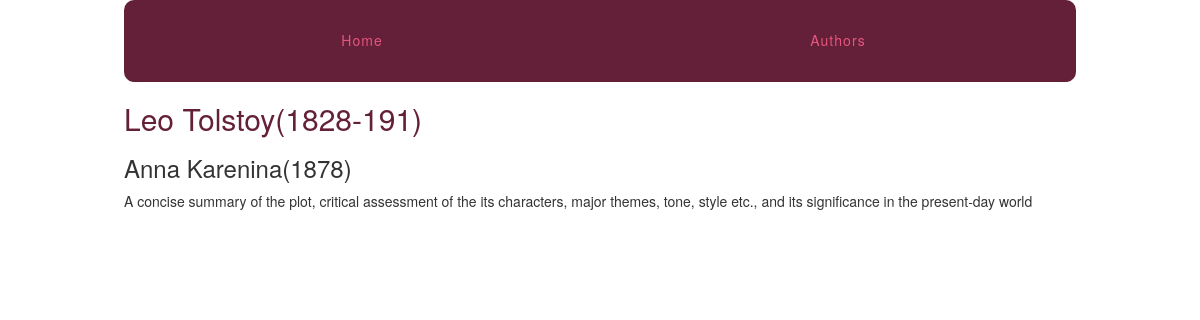
/authors/4/9/, run on the app's committed database.
### authors/models.py (models this page shows, shortened)
class Book(models.Model):
    title = models.CharField(max_length=255)
    description = models.TextField()
    review = models.TextField(blank=True, null=True)
    order = models.IntegerField(default=0)
    author = models.ForeignKey(Author)
    class Meta:
        ordering = ['order',]

class Author(models.Model):
    name = models.CharField(max_length=255)
    about = models.TextField()

### authors/views.py (the view)
# urls.py: url(r'(?P<author_pk>\d+)/(?P<book_pk>\d+)/$', views.book_detail, name='book'),
def book_detail(request, author_pk, book_pk):
    book = get_object_or_404(Book, author_id=author_pk, pk=book_pk)
    return render(request, 'authors/book_detail.html', {'book':book})

### authors/templates/authors/book_detail.html (shortened to what this page needs)
{% extends "layout.html" %}
{% block content %}
<article>
    <h2><a href="{% url 'authors:detail' pk=book.author.pk %}">{{book.author.name}}</a></h2>
    <h3>{{book.title}}</h3>
    {{book.review|linebreaks}}
</article>
{% endblock %}

### assets/css/layout.css (style rules this page uses)
html { box-sizing: border-box; }
*, *::after, *::before { box-sizing: inherit; }
article h2 a, article h3 a { color: #642039; text-decoration: none; }

### data on the page
Book: author.name "Leo Tolstoy(1828-191)", title "Anna Karenina(1878)", review "A concise summary of the plot, critical assessment of the its characters, major themes, tone, style etc., and its significance in the present-day world"
